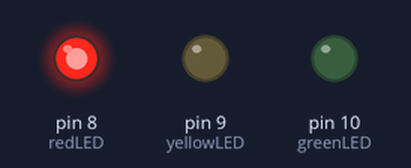
The sketch below on a simulated Arduino Uno, built with avr-gcc and run on an emulated ATmega328P. Parts: output pins drawn as LEDs (lit = HIGH).

Above: at 2.5 s.
At 9.5 s:
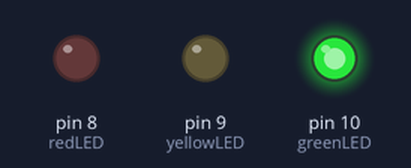
At 13.0 s:
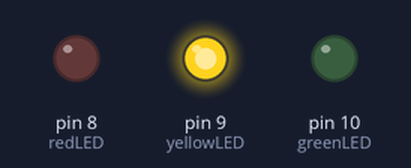
Timing chart, 0 to 18.2 s (numbered marks = the images above):
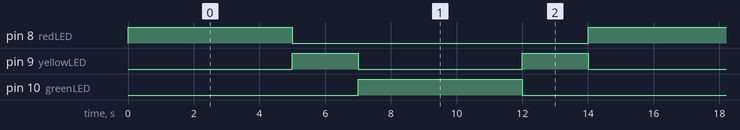

Measured:
- by itself, pin 8 (redLED), pin 10 (greenLED): alternates HIGH for 5.0 s and LOW for 9.0 s
- by itself, pin 9 (yellowLED): alternates HIGH for 2.0 s and LOW for 5.0 s
- by itself, everything shown: repeats every 14.0 s, in 4 steps

The sketch:

Arduino2.ino
```cpp
// تعريف المنافذ
const int redLED = 8;
const int yellowLED = 9;
const int greenLED = 10;

void setup() {
  // إعداد المنافذ كإخراج
  pinMode(redLED, OUTPUT);
  pinMode(yellowLED, OUTPUT);
  pinMode(greenLED, OUTPUT);
}

void loop() {
  // تشغيل الضوء الأحمر
  digitalWrite(redLED, HIGH);
  digitalWrite(yellowLED, LOW);
  digitalWrite(greenLED, LOW);
  delay(5000); // الضوء الأحمر لمدة 5 ثوانٍ

  // تشغيل الضوء الأصفر
  digitalWrite(redLED, LOW);
  digitalWrite(yellowLED, HIGH);
  digitalWrite(greenLED, LOW);
  delay(2000); // الضوء الأصفر لمدة 2 ثانية

  // تشغيل الضوء الأخضر
  digitalWrite(redLED, LOW);
  digitalWrite(yellowLED, LOW);
  digitalWrite(greenLED, HIGH);
  delay(5000); // الضوء الأخضر لمدة 5 ثوانٍ

  // تشغيل الضوء الأصفر مرة أخرى قبل العودة إلى الأحمر
  digitalWrite(redLED, LOW);
  digitalWrite(yellowLED, HIGH);
  digitalWrite(greenLED, LOW);
  delay(2000); // الضوء الأصفر لمدة 2 ثانية
}
```
